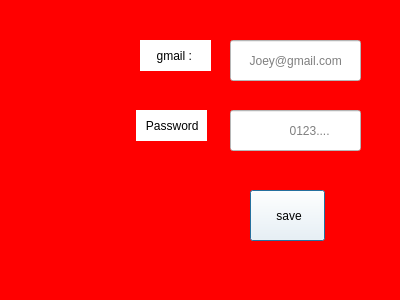
<?xml version="1.0" encoding="UTF-8"?>
<ui version="4.0">
 <class>sixDialog</class>
 <widget class="QDialog" name="sixDialog">
  <property name="geometry">
   <rect>
    <x>0</x>
    <y>0</y>
    <width>400</width>
    <height>300</height>
   </rect>
  </property>
  <property name="windowTitle">
   <string>Dialog</string>
  </property>
  <property name="styleSheet">
   <string notr="true">background: rgb(255, 0, 0)</string>
  </property>
  <widget class="QLabel" name="label">
   <property name="geometry">
    <rect>
     <x>140</x>
     <y>40</y>
     <width>71</width>
     <height>31</height>
    </rect>
   </property>
   <property name="styleSheet">
    <string notr="true">font: 75 10pt &quot;MS Shell Dlg 2&quot;;
background:rgb(255, 255, 255)</string>
   </property>
   <property name="text">
    <string>     gmail :</string>
   </property>
  </widget>
  <widget class="QLabel" name="label_2">
   <property name="geometry">
    <rect>
     <x>136</x>
     <y>110</y>
     <width>71</width>
     <height>31</height>
    </rect>
   </property>
   <property name="styleSheet">
    <string notr="true">font: 75 10pt &quot;MS Shell Dlg 2&quot;;
background:rgb(255, 255, 255)</string>
   </property>
   <property name="text">
    <string>   Password</string>
   </property>
  </widget>
  <widget class="QLineEdit" name="lineEdit_gmaila">
   <property name="geometry">
    <rect>
     <x>230</x>
     <y>40</y>
     <width>131</width>
     <height>41</height>
    </rect>
   </property>
   <property name="styleSheet">
    <string notr="true">font: 75 10pt &quot;MS Shell Dlg 2&quot;;
background:rgb(255, 255, 255)</string>
   </property>
   <property name="placeholderText">
    <string>     Joey@gmail.com</string>
   </property>
  </widget>
  <widget class="QLineEdit" name="lineEdit_passworda">
   <property name="geometry">
    <rect>
     <x>230</x>
     <y>110</y>
     <width>131</width>
     <height>41</height>
    </rect>
   </property>
   <property name="styleSheet">
    <string notr="true">font: 75 10pt &quot;MS Shell Dlg 2&quot;;
background:rgb(255, 255, 255)</string>
   </property>
   <property name="echoMode">
    <enum>QLineEdit::Password</enum>
   </property>
   <property name="placeholderText">
    <string>                 0123....</string>
   </property>
  </widget>
  <widget class="QPushButton" name="pushButton">
   <property name="geometry">
    <rect>
     <x>250</x>
     <y>190</y>
     <width>75</width>
     <height>51</height>
    </rect>
   </property>
   <property name="styleSheet">
    <string notr="true">font: 75 10pt &quot;MS Shell Dlg 2&quot;;
background:rgb(255, 255, 255)</string>
   </property>
   <property name="text">
    <string> save</string>
   </property>
  </widget>
 </widget>
 <resources/>
 <connections/>
</ui>
